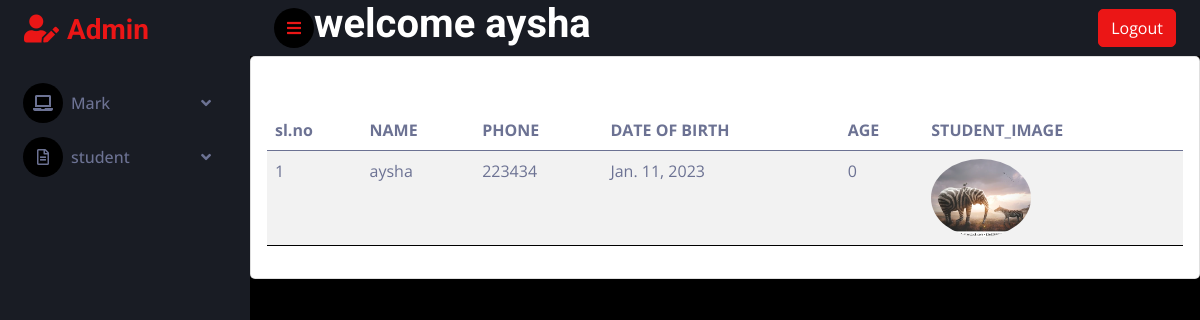
The page /view_admin_student (signed in) on the database its author committed.
### studentapp/models.py (models this page shows, shortened)
class Login_view(AbstractUser):
    is_student = models.BooleanField(default=False)
    is_admin = models.BooleanField(default=False)

class Student_Registration(models.Model):
    user = models.OneToOneField(Login_view,on_delete=models.CASCADE,related_name='student',null=True)
    name=models.CharField(max_length=200)
    dob= models.DateField()
    phone=models.IntegerField()
    age= models.IntegerField(default=0)
    student_image = models.FileField(upload_to='profilepic/',validators=[validate_file_size])
    def age(self):
        age = datetime.date.today() - self.dob
        return int((age).days / 365.25)

### studentapp/views.py (the view)
# urls.py: path('view_admin_student',views.view_admin_student,name='view_admin_student'),
@login_required(login_url='log')
def view_admin_student(request):
    data = Student_Registration.objects.all()
    return render(request, 'view_admin_student.html', {'data': data})

### templates/view_admin_student.html
{% extends 'admin.html' %}
{% load crispy_forms_tags %}
{% block content %}
<div class="col-lg-12 grid-margin stretch-card">
              <div class="card">
                <div class="card-body">
                  <h4 class="card-title">STUDENTS</h4>
                  <div class="table-responsive">
                    <table class="table table-striped">
                      <thead>
                        <tr>
                            <th>sl.no</th>
                            <th>NAME</th>
                            <th>PHONE</th>
                        <th>DATE OF BIRTH</th>
                            <th>AGE</th>
                            <th>STUDENT_IMAGE</th>
                        </tr>
                      </thead>
                      <tbody>
                      {% for i in data %}
                        <tr>
                         <td>{{forloop.counter}}</td>
                         <td>{{i.name}}</td>
                         <td>{{i.phone}}</td>
                         <td>{{i.dob}}</td>
                         <td>{{i.age}}</td>
                            <td><img src="{{i.student_image.url}}" style=" border-radius: 50% ; width:100px"></td>
                      {% endfor %}
                      </tbody>
                    </table>
                  </div>
                </div>
              </div>
            </div>
{% endblock %}

### templates/admin.html (shortened to what this page needs)
<!DOCTYPE html>
{% load static %}
<html lang="en">
<head>
    <link href="https://cdnjs.cloudflare.com/ajax/libs/font-awesome/5.10.0/css/all.min.css" rel="stylesheet">
    <link href="https://cdn.jsdelivr.net/npm/bootstrap-icons@1.4.1/font/bootstrap-icons.css" rel="stylesheet">
    <link href="{% static 'lib/owlcarousel/assets/owl.carousel.min.css' %}" rel="stylesheet">
    <link href="{% static 'lib/tempusdominus/css/tempusdominus-bootstrap-4.min.css' %}" rel="stylesheet" />
    <link href="{% static 'css/bootstrap.min.css' %}" rel="stylesheet">
    <link href="{% static 'css/style.css' %}" rel="stylesheet">
</head>
<body>
    <div class="container-fluid position-relative d-flex p-0">
        <div class="sidebar pe-4 pb-3">
            <nav class="navbar bg-secondary navbar-dark">
                <a href="index.html" class="navbar-brand mx-4 mb-3">
                    <h3 class="text-primary"><i class="fa fa-user-edit me-2"></i>Admin</h3>
                </a>
                <div class="navbar-nav w-100">
                    <div class="nav-item dropdown">
                        <a href="#" class="nav-link dropdown-toggle" data-bs-toggle="dropdown"><i class="fa fa-laptop me-2"></i>Mark</a>
                    </div>
                    <div class="nav-item dropdown">
                        <a href="#" class="nav-link dropdown-toggle" data-bs-toggle="dropdown"><i class="far fa-file-alt me-2"></i>student</a>
                    </div>
                </div>
            </nav>
        </div>
        <div class="content">
            <nav class="navbar navbar-expand bg-secondary navbar-dark sticky-top px-4 py-0">
                <a href="#" class="sidebar-toggler flex-shrink-0">
                    <i class="fa fa-bars"></i>
                </a><h1>welcome {{request.user}}</h1>
                          <a class="btn btn-primary" style="margin-left:auto;" href="{% url 'view_logout_student' %}">Logout</a>
            </nav>
{% block content %}
             {% endblock %}
</body>
</html>

### static/css/style.css (style rules this page uses)
:root { --primary: #EB1616; --secondary: #191C24; --light: #6C7293; --dark: #000000; }
.btn { transition: .5s; }
.sidebar { position: fixed; top: 0; left: 0; bottom: 0; width: 250px; height: 100vh; overflow-y: auto; background: var(--secondary); transition: 0.5s; z-index: 999; }
.content { margin-left: 250px; min-height: 100vh; background: var(--dark); transition: 0.5s; }
@media (min-width: 992px) { .sidebar { margin-left: 0; } }
@media (min-width: 992px) { .content { width: calc(100% - 250px); } }
.sidebar .navbar .navbar-nav .nav-link { padding: 7px 20px; color: var(--light); font-weight: 500; border-left: 3px solid var(--secondary); border-radius: 0 30px 30px 0; outline: none; }
.sidebar .navbar .navbar-nav .nav-link i { width: 40px; height: 40px; display: inline-flex; align-items: center; justify-content: center; background: var(--dark); border-radius: 40px; }
.sidebar .navbar .dropdown-toggle::after { position: absolute; top: 15px; right: 15px; border: none; content: "\f107"; font-family: "Font Awesome 5 Free"; font-weight: 900; transition: .5s; }
.content .navbar .sidebar-toggler, .content .navbar .navbar-nav .nav-link i { width: 40px; height: 40px; display: inline-flex; align-items: center; justify-content: center; background: var(--dark); border-radius: 40px; }

### rows shown on the page
Login_view: user "aysha"
Student_Registration: name "aysha", phone "223434", dob "Jan. 11, 2023", age "0", student_image (picture)
